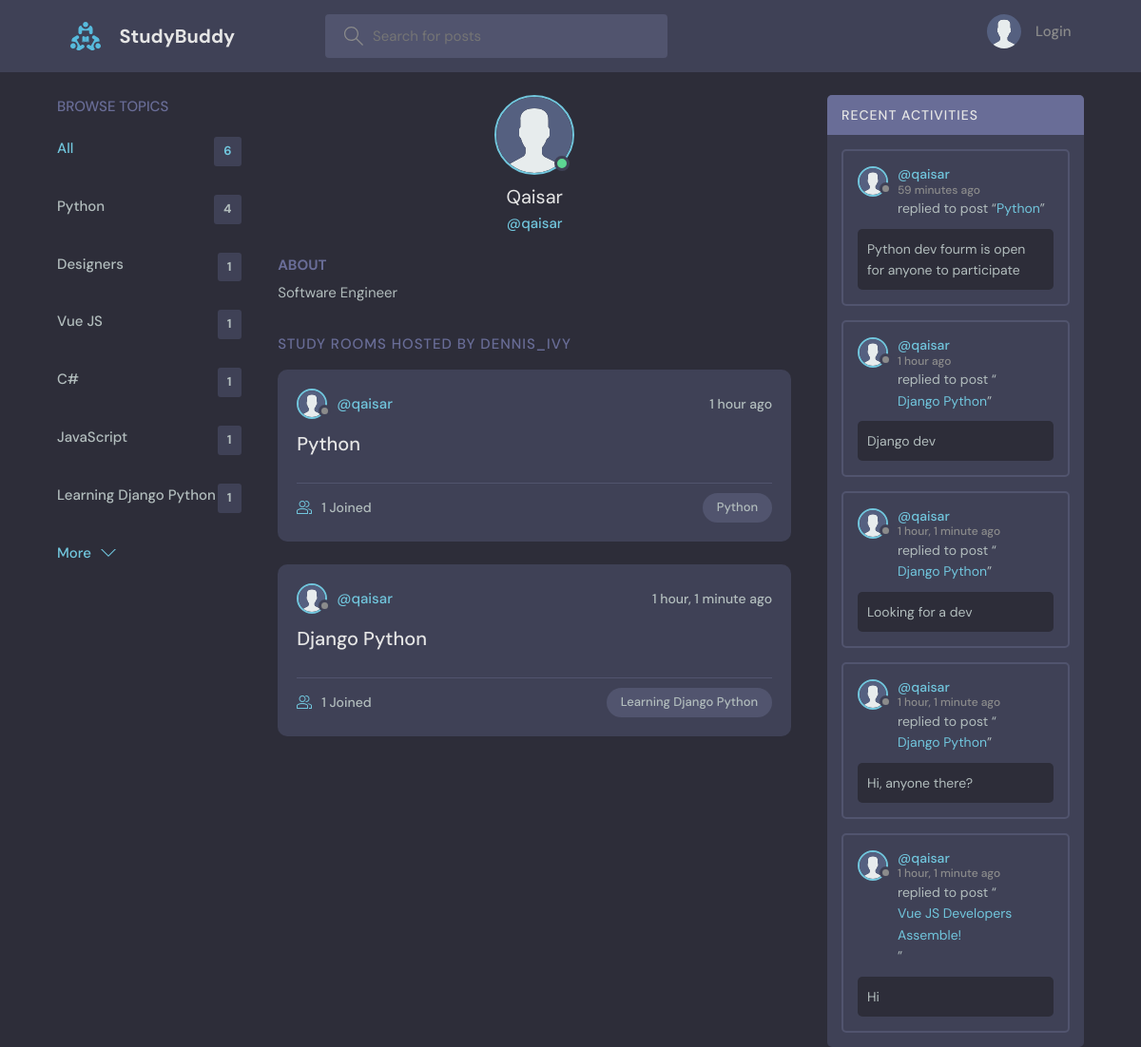
Screenshot of /profile/6/ with the database file from the repository.
### base/models.py (models this page shows, shortened)
class Topic(models.Model):
    name = models.CharField(max_length=200)

class User(AbstractUser):
    name = models.CharField(max_length=200, null=True)
    email = models.EmailField(unique=True, null=True)
    bio = models.TextField(null=True)
    avatar = models.ImageField(null=True, default="avatar.svg")
    USERNAME_FIELD = 'email'
    REQUIRED_FIELDS = ['username']

class Room(models.Model):
    host = models.ForeignKey(User, on_delete=models.SET_NULL, null=True)
    topic = models.ForeignKey(Topic, on_delete=models.SET_NULL, null=True)
    name = models.CharField(max_length=200)
    description = models.TextField(null=True, blank=True)
    participants = models.ManyToManyField(
        User, related_name='participants', blank=True)
    updated = models.DateTimeField(auto_now=True)
    created = models.DateTimeField(auto_now_add=True)
    class Meta:
        ordering = ['-updated', '-created']
    def __str__(self):
        return self.name

class Message(models.Model):
    user = models.ForeignKey(User, on_delete=models.CASCADE)
    room = models.ForeignKey(Room, on_delete=models.CASCADE)
    body = models.TextField()
    updated = models.DateTimeField(auto_now=True)
    created = models.DateTimeField(auto_now_add=True)
    class Meta:
        ordering = ['-updated', '-created']

### base/views.py (the view)
# urls.py: path('profile/<str:pk>/', views.userProfile, name="user-profile"),
def userProfile(request, pk):
    user = User.objects.get(id=pk)
    rooms = user.room_set.all()
    room_messages = user.message_set.all()
    topics = Topic.objects.all()
    context = {'user': user, 'rooms': rooms,
               'room_messages': room_messages, 'topics': topics}
    return render(request, 'base/profile.html', context)

### base/templates/base/profile.html (shortened to what this page needs)
{% extends 'main.html' %}
{% block content %}
<main class="profile-page layout layout--3">
  <div class="container">
    {% include 'base/topics_component.html' %}
    <div class="roomList">
      <div class="profile">
        <div class="profile__avatar">
          <div class="avatar avatar--large active">
            <img src="{{user.avatar.url}}" />
          </div>
        </div>
        <div class="profile__info">
          <h3>{{user.name}}</h3>
          <p>@{{user.username}}</p>
        </div>
        <div class="profile__about">
          <h3>About</h3>
          <p>
            {{user.bio}}
          </p>
        </div>
      </div>
      <div class="roomList__header">
        <div>
          <h2>Study Rooms Hosted by dennis_ivy</a>
          </h2>
        </div>
      </div>
      {% include 'base/feed_component.html' %}
    </div>
    {% include 'base/activity_component.html' %}
  </div>
</main>
{% endblock content %}

### base/templates/base/topics_component.html
<div class="topics">
    <div class="topics__header">
        <h2>Browse Topics</h2>
    </div>
    <ul class="topics__list">
        <li>
            <a href="{% url 'home' %}" class="active">All <span>{{topics.count}}</span></a>
        </li>
        {% for topic in topics %}
        <li>
            <a href="{% url 'home' %}?q={{topic.name}}">{{topic.name}}<span>{{topic.room_set.all.count}}</span></a>
        </li>
        {% endfor %}
    </ul>
    <a class="btn btn--link" href="{% url 'topics' %}">
        More
        <svg version="1.1" xmlns="http://www.w3.org/2000/svg" width="32" height="32" viewBox="0 0 32 32">
            <title>chevron-down</title>
            <path d="M16 21l-13-13h-3l16 16 16-16h-3l-13 13z"></path>
        </svg>
    </a>
</div>

### base/templates/base/feed_component.html (shortened to what this page needs)
{% for room in rooms %}
<div class="roomListRoom">
    <div class="roomListRoom__header">
        <a href="{% url 'user-profile' room.host.id %}" class="roomListRoom__author">
            <div class="avatar avatar--small">
                <img src="{{room.host.avatar.url}}" />
            </div>
            <span>@{{room.host.username}}</span>
        </a>
        <div class="roomListRoom__actions">
            <span>{{room.created|timesince}} ago</span>
        </div>
    </div>
    <div class="roomListRoom__content">
        <a href="{% url 'room' room.id %}">{{room.name}}</a>
    </div>
    <div class="roomListRoom__meta">
        <a href="{% url 'room' room.id %}" class="roomListRoom__joined">
            {{room.participants.all.count}} Joined
        </a>
        <p class="roomListRoom__topic">{{room.topic.name}}</p>
    </div>
</div>
{% endfor %}

### base/templates/base/activity_component.html (shortened to what this page needs)
<div class="activities">
    <div class="activities__header">
        <h2>Recent Activities</h2>
    </div>
    {% for message in room_messages %}
    <div class="activities__box">
        <div class="activities__boxHeader roomListRoom__header">
            <a href="{% url 'user-profile' message.user.id %}" class="roomListRoom__author">
                <div class="avatar avatar--small">
                    <img src="{{message.user.avatar.url}}" />
                </div>
                <p>
                    @{{message.user.username}}
                    <span>{{message.created|timesince}} ago</span>
                </p>
            </a>
        </div>
        <div class="activities__boxContent">
            <p>replied to post “<a href="{% url 'room' message.room.id %}">{{message.room}}</a>”</p>
            <div class="activities__boxRoomContent">{{message.body}}</div>
        </div>
    </div>
    {% endfor %}
</div>

### rows the page displays
Topic: name "Python", room_set.all.count "4"
Topic: name "Designers", room_set.all.count "1"
Topic: name "Vue JS", room_set.all.count "1"
Topic: name "C#", room_set.all.count "1"
Topic: name "JavaScript", room_set.all.count "1"
Topic: name "Learning Django Python", room_set.all.count "1"
User: avatar (placeholder picture), name "Qaisar", username "qaisar", bio "Software Engineer"
Room: host.avatar (placeholder picture), host.username "qaisar", created "1 hour", name "Python", participants.all.count "1", topic.name "Python"
Room: host.avatar (placeholder picture), host.username "qaisar", created "1 hour, 1 minute", name "Django Python", participants.all.count "1", topic.name "Learning Django Python"
Message: user.avatar (placeholder picture), user.username "qaisar", created "59 minutes", room "Python", body "Python dev fourm is open for anyone to participate"
Message: user.avatar (placeholder picture), user.username "qaisar", created "1 hour", room "Django Python", body "Django dev"
Message: user.avatar (placeholder picture), user.username "qaisar", created "1 hour, 1 minute", room "Django Python", body "Looking for a dev"
Message: user.avatar (placeholder picture), user.username "qaisar", created "1 hour, 1 minute", room "Django Python", body "Hi, anyone there?"
Message: user.avatar (placeholder picture), user.username "qaisar", created "1 hour, 1 minute", room "Vue JS Developers Assemble!", body "Hi"

### other values shown
{{ topics.count }} "6"
